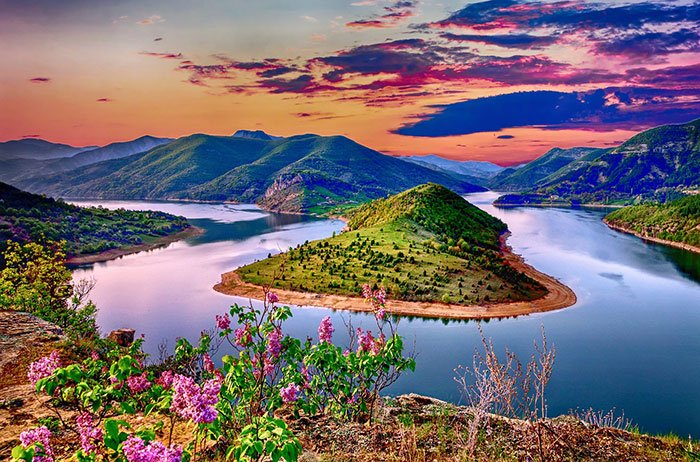
#> input picture image-color-clustring/input.jpg, 700 x 462 px, given in place of q2_input.mp4, which was not available
$ jupyter execute 2.ipynb   (text cells are left out)
#> lines starting #> are read from the running program, lines starting #| are printed output that depends on the picture; after the words box and inside, x2 and y2 are one past the last pixel; in counts of white or black regions, pixels touching at a corner belong together; pictures that were not available may be replaced by others from this repository, and a replacement may not be noted
[cell 1]
import numpy as np
import cv2
from skimage import data, filters

# Open Video
cap = cv2.VideoCapture('q2_input.mp4')

# Randomly select 25 frames
frameIds = cap.get(cv2.CAP_PROP_FRAME_COUNT) * np.random.uniform(size=25)

# Store selected frames in an array
frames = []
for fid in frameIds:
    cap.set(cv2.CAP_PROP_POS_FRAMES, fid)
    ret, frame = cap.read()
    frames.append(frame)
#> this loop made 25 passes
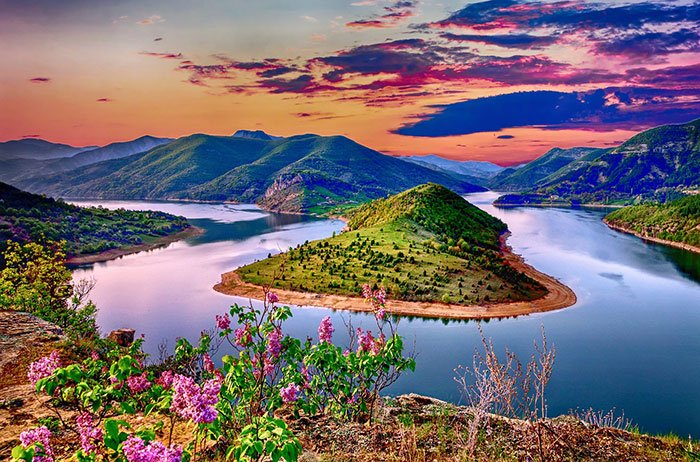
#> input picture image-color-clustring/input.jpg, 700 x 462 px, given in place of q2_input.mp4, which was not available
#> after the loop, frames = 25 items

# Calculate the median along the time axis
medianFrame = np.median(frames, axis=0).astype(dtype=np.uint8)
#> medianFrame is the input picture: shape (462, 700, 3); mean B, G, R 111.9, 106.6, 118.1

background = cv2.cvtColor(medianFrame, cv2.COLOR_RGB2BGR)

[cell 2]
import matplotlib.pyplot as plt

plt.imshow(background)

[cell 3]
medianFrame = cv2.cvtColor(background, cv2.COLOR_RGB2BGR)
BG_img = cv2.cvtColor(background, cv2.COLOR_RGB2BGR)
# Convert the image to gray-scale


gray = cv2.cvtColor(medianFrame, cv2.COLOR_BGR2GRAY)
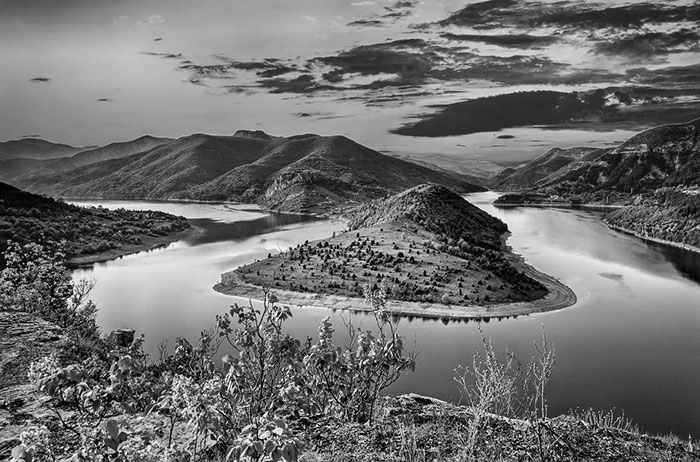
#> gray: shape (462, 700); min 0, max 254, mean 110.6
ret,gray[:240] = cv2.threshold(gray[:240],0,1,cv2.THRESH_BINARY)
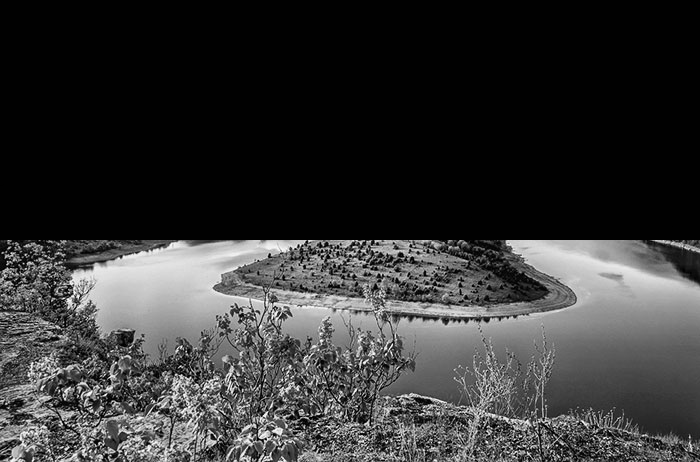
#> gray: shape (462, 700); min 0, max 254, mean 53.7
gray = cv2.GaussianBlur(gray,(11,11) , 0)
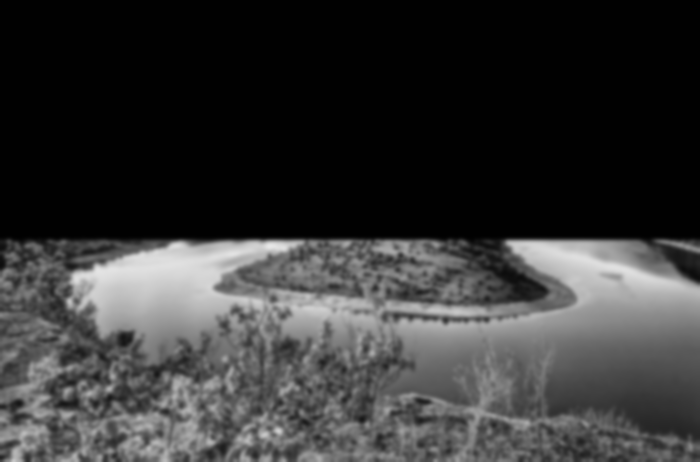
#> gray: shape (462, 700); min 1, max 231, mean 53.7
ret,gray = cv2.threshold(gray,120,210,cv2.THRESH_BINARY)
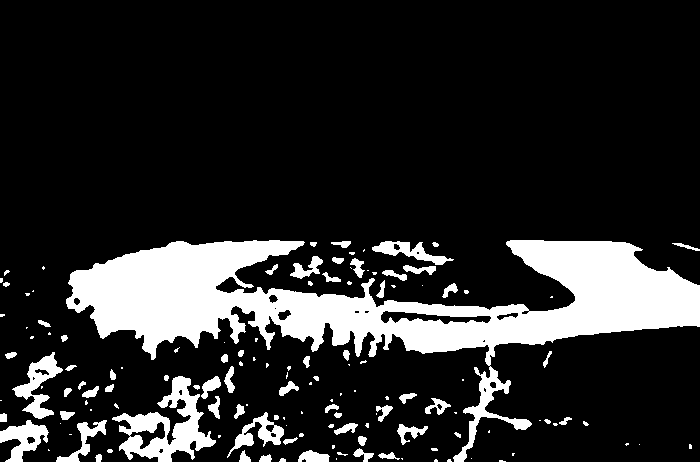
#> gray: shape (462, 700); values 0 (black) and 210 (white), 16.7% white; 138 white regions (71 under 20 px), largest, box (x1, y1, x2, y2) and area: (66, 240, 700, 462) 40339, (112, 376, 216, 462) 3495, (12, 352, 63, 419) 1232


# Find the edges in the image using canny detector
edges = cv2.Canny(gray, 100 , 150)
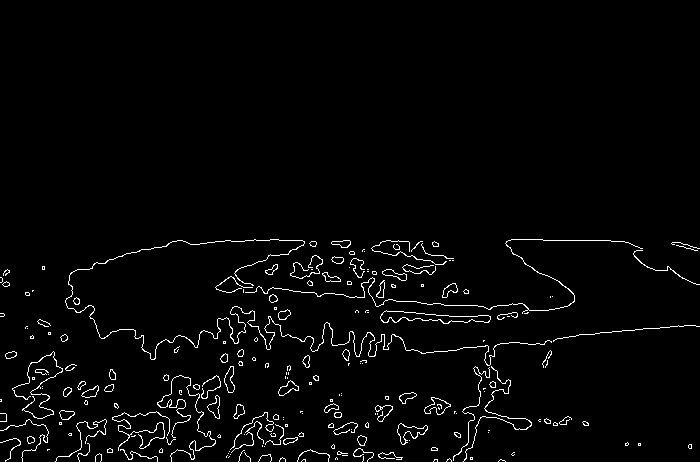
#> edges: shape (462, 700); 2.5% white in thin lines or dots, all inside (x1, y1, x2, y2) = (0, 239, 700, 462)
# Detect points that form a line
threshold = 33 # Min number of votes for valid line
lines = cv2.HoughLinesP(edges, 1, np.pi/180, threshold, minLineLength=30, maxLineGap=800)
#> lines = 79 rows, first 6: [15, 395, 684, 325], [42, 269, 699, 326], [177, 240, 610, 240], [22, 459, 623, 241], [11, 450, 649, 267], [7, 459, 568, 420]
# Draw lines on the image
for line in lines:
    x1, y1, x2, y2 = line[0]
    cv2.line(medianFrame, (x1, y1), (x2, y2), (0, 255, 0), 6)
#> this loop made 79 passes
#> (x1, y1, x2, y2) on passes 1 to 12: (15, 395, 684, 325), (42, 269, 699, 326), (177, 240, 610, 240), (22, 459, 623, 241), (11, 450, 649, 267), (7, 459, 568, 420), (42, 267, 536, 310), (5, 461, 585, 421), (172, 241, 624, 241), (143, 339, 528, 312), (19, 444, 505, 461), (28, 419, 686, 279)
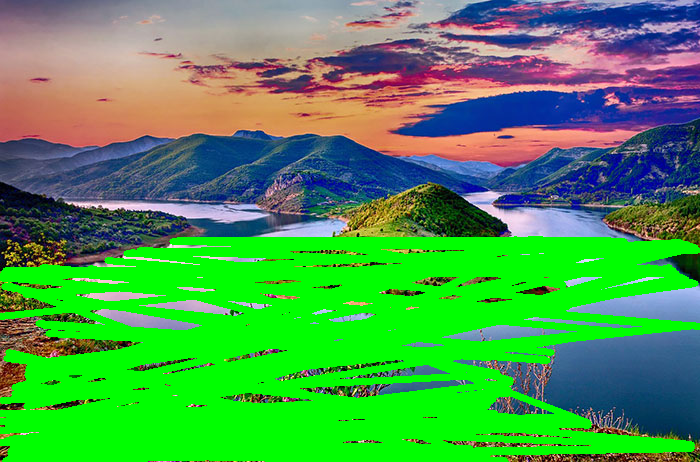
#> medianFrame: shape (462, 700, 3); mean B, G, R 77.5, 155.9, 72.6
# Show result
plt.imshow( medianFrame)

[cell 4]
medianFrame = cv2.cvtColor(background, cv2.COLOR_RGB2BGR)
x1 = 375
y1 = 170
x2 = 600
y2 = medianFrame.shape[0]
#> y2 = 462
cv2.line(medianFrame, (x1, y1), (x2, y2), (0, 255, 0), 6)
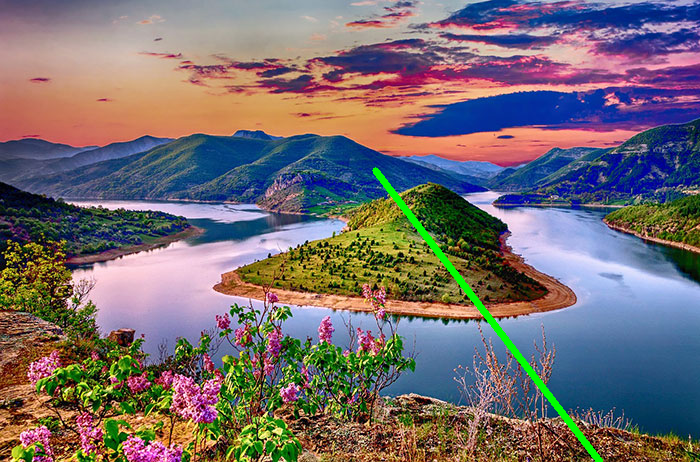
#> medianFrame: shape (462, 700, 3); 0.8% of pixels changed, all inside (x1, y1, x2, y2) = (372, 167, 603, 462)
plt.imshow( medianFrame)

[cell 5]
mask = np.ones((BG_img.shape))

for i in range(mask.shape[0]):
    for j in range(mask.shape[1]):
        if (medianFrame[i,j , 0] == 0 and medianFrame[i,j , 1] == 255 and  medianFrame[i,j , 2] == 0 ):
            break
        else:
            mask[i,j] = np.array([0 , 0 , 0])
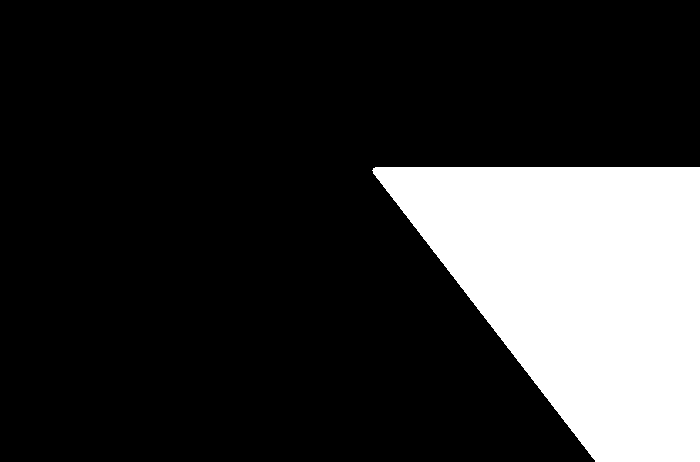
#> mask: shape (462, 700, 3) float64; values 0 (black) and 1 (white), 19.9% white; 1 white region, box (x1, y1, x2, y2) and area: (372, 167, 700, 462) 64284

[cell 6]
plt.imshow( BG_img , cmap="gray")

[cell 7]
plt.imshow( mask )

[cell 8]
plt.imshow(( 1 - mask)  )

[cell 9]
# Opens the Video file
framesOfnewVideo = []
cap= cv2.VideoCapture('q2_input.mp4')
i=0
while(cap.isOpened()):
    ret, frame = cap.read()
    if ret == False:
        break

    new_frame = ((1 - mask )* BG_img) + (mask * frame)

    framesOfnewVideo.append(new_frame)


    i+=1
cap.release()
cv2.destroyAllWindows()
